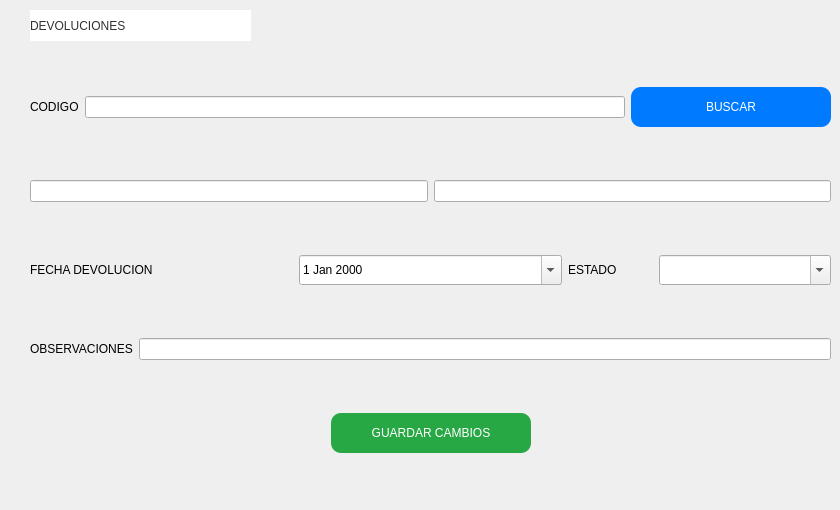
           <widget class="QWidget" name="Devoluciones">
            <widget class="QLabel" name="label_5">
             <property name="geometry">
              <rect>
               <x>30</x>
               <y>10</y>
               <width>221</width>
               <height>31</height>
              </rect>
             </property>
             <property name="styleSheet">
              <string notr="true">QWidget {
    background-color: rgb(255, 255, 255); /* Fondo blanco */
}

QLabel {
    font: 80 12pt &quot;Arial Black&quot;;
    color: rgb(50, 50, 50); /* Texto en gris oscuro */
    border: 0px;
}

QLineEdit {
    border: 1px solid rgb(0, 0, 0); /* Borde negro */
    background-color: rgb(245, 245, 245); /* Fondo ligeramente gris */
    color: rgb(50, 50, 50); /* Texto gris oscuro */
    border-radius: 5px; /* Bordes redondeados */
    font: 75 12pt &quot;Times New Roman&quot;;
    padding: 5px; /* Espaciado interno */
}

QLineEdit:focus {
    border: 2px solid rgb(0, 0, 0); /* Borde negro más grueso al enfocar */
    background-color: rgb(255, 255, 255); /* Fondo blanco al enfocar */
}

QPushButton {
    background-color: rgb(34, 139, 34); /* Verde por defecto */
    border: 1px solid rgb(28, 115, 28); /* Borde verde oscuro */
    border-radius: 10px; /* Bordes redondeados */
    color: rgb(255, 255, 255); /* Texto blanco */
    font: 60 9pt &quot;Arial Black&quot;; /* Fuente en negrita */
    padding: 5px 10px; /* Espaciado interno */
}

QPushButton:hover {
    background-color: rgb(50, 205, 50); /* Verde más claro al pasar el cursor */
    border: 1px solid rgb(34, 139, 34); /* Borde verde por contraste */
    color: rgb(255, 255, 255); /* Texto blanco */
}

QPushButton:pressed {
    background-color: rgb(0, 100, 0); /* Verde más oscuro al presionar */
    border: 1px solid rgb(0, 80, 0); /* Borde más oscuro */
    color: rgb(255, 255, 255); /* Texto blanco */
}

QPushButton:disabled {
    background-color: rgb(200, 200, 200); /* Fondo gris para desactivado */
    color: rgb(150, 150, 150); /* Texto gris claro */
    border: 1px solid rgb(200, 200, 200); /* Borde gris claro */
}
</string>
             </property>
             <property name="text">
              <string>DEVOLUCIONES</string>
             </property>
            </widget>
            <widget class="QWidget" name="layoutWidget">
             <property name="geometry">
              <rect>
               <x>30</x>
               <y>40</y>
               <width>801</width>
               <height>461</height>
              </rect>
             </property>
             <layout class="QVBoxLayout" name="verticalLayout_6">
              <item>
               <layout class="QHBoxLayout" name="horizontalLayout_4">
                <item>
                 <widget class="QLabel" name="label_6">
                  <property name="text">
                   <string>CODIGO</string>
                  </property>
                 </widget>
                </item>
                <item>
                 <widget class="QLineEdit" name="lineEdit">
                  <property name="maximumSize">
                   <size>
                    <width>167771</width>
                    <height>16777215</height>
                   </size>
                  </property>
                 </widget>
                </item>
                <item>
                 <widget class="QPushButton" name="pushButton_3">
                  <property name="minimumSize">
                   <size>
                    <width>200</width>
                    <height>0</height>
                   </size>
                  </property>
                  <property name="maximumSize">
                   <size>
                    <width>200</width>
                    <height>40</height>
                   </size>
                  </property>
                  <property name="styleSheet">
                   <string notr="true">QPushButton {
    background-color: rgb(0, 123, 255); /* Azul */
    border-radius: 10px;
    color: white;
    font: 60 9pt &quot;Arial Black&quot;;
    padding: 5px 10px;
}

QPushButton:hover {
   background-color: rgb(51, 153, 255); /* Azul más claro */
    color: white;
}</string>
                  </property>
                  <property name="text">
                   <string>BUSCAR</string>
                  </property>
                 </widget>
                </item>
               </layout>
              </item>
              <item>
               <layout class="QHBoxLayout" name="horizontalLayout_18">
                <item>
                 <widget class="QLineEdit" name="lineEdit_4">
                  <property name="maximumSize">
                   <size>
                    <width>167771</width>
                    <height>16777215</height>
                   </size>
                  </property>
                 </widget>
                </item>
                <item>
                 <widget class="QLineEdit" name="lineEdit_5">
                  <property name="maximumSize">
                   <size>
                    <width>167771</width>
                    <height>16777215</height>
                   </size>
                  </property>
                 </widget>
                </item>
               </layout>
              </item>
              <item>
               <layout class="QHBoxLayout" name="horizontalLayout_7">
                <item>
                 <widget class="QLabel" name="label_7">
                  <property name="text">
                   <string>FECHA DEVOLUCION</string>
                  </property>
                 </widget>
                </item>
                <item>
                 <widget class="QDateEdit" name="dateEdit_11">
                  <property name="minimumSize">
                   <size>
                    <width>0</width>
                    <height>30</height>
                   </size>
                  </property>
                  <property name="styleSheet">
                   <string notr="true"/>
                  </property>
                  <property name="calendarPopup">
                   <bool>true</bool>
                  </property>
                  <property name="timeSpec">
                   <enum>Qt::LocalTime</enum>
                  </property>
                 </widget>
                </item>
                <item>
                 <layout class="QHBoxLayout" name="horizontalLayout_19">
                  <item>
                   <widget class="QLabel" name="label_22">
                    <property name="text">
                     <string>ESTADO</string>
                    </property>
                   </widget>
                  </item>
                  <item>
                   <widget class="QComboBox" name="comboBox">
                    <property name="minimumSize">
                     <size>
                      <width>172</width>
                      <height>30</height>
                     </size>
                    </property>
                    <property name="editable">
                     <bool>true</bool>
                    </property>
                   </widget>
                  </item>
                 </layout>
                </item>
               </layout>
              </item>
              <item>
               <layout class="QHBoxLayout" name="horizontalLayout_9">
                <item>
                 <widget class="QLabel" name="label_23">
                  <property name="text">
                   <string>OBSERVACIONES</string>
                  </property>
                 </widget>
                </item>
                <item>
                 <widget class="QLineEdit" name="lineEdit_3"/>
                </item>
               </layout>
              </item>
              <item>
               <layout class="QHBoxLayout" name="horizontalLayout_10">
                <item>
                 <spacer name="horizontalSpacer_4">
                  <property name="orientation">
                   <enum>Qt::Horizontal</enum>
                  </property>
                  <property name="sizeHint" stdset="0">
                   <size>
                    <width>188</width>
                    <height>20</height>
                   </size>
                  </property>
                 </spacer>
                </item>
                <item>
                 <widget class="QPushButton" name="pushButton_4">
                  <property name="minimumSize">
                   <size>
                    <width>200</width>
                    <height>40</height>
                   </size>
                  </property>
                  <property name="styleSheet">
                   <string notr="true">QPushButton {
    background-color: rgb(40, 167, 69); /* Verde */
    border-radius: 10px;
    color: white;
    font: 60 9pt &quot;Arial Black&quot;;
    padding: 5px 10px;
}

QPushButton:hover {
    background-color: rgb(72, 201, 91); /* Verde más claro */
    color: white;
}</string>
                  </property>
                  <property name="text">
                   <string>GUARDAR CAMBIOS</string>
                  </property>
                 </widget>
                </item>
                <item>
                 <spacer name="horizontalSpacer_9">
                  <property name="orientation">
                   <enum>Qt::Horizontal</enum>
                  </property>
                  <property name="sizeHint" stdset="0">
                   <size>
                    <width>248</width>
                    <height>20</height>
                   </size>
                  </property>
                 </spacer>
                </item>
               </layout>
              </item>
             </layout>
            </widget>
           </widget>
